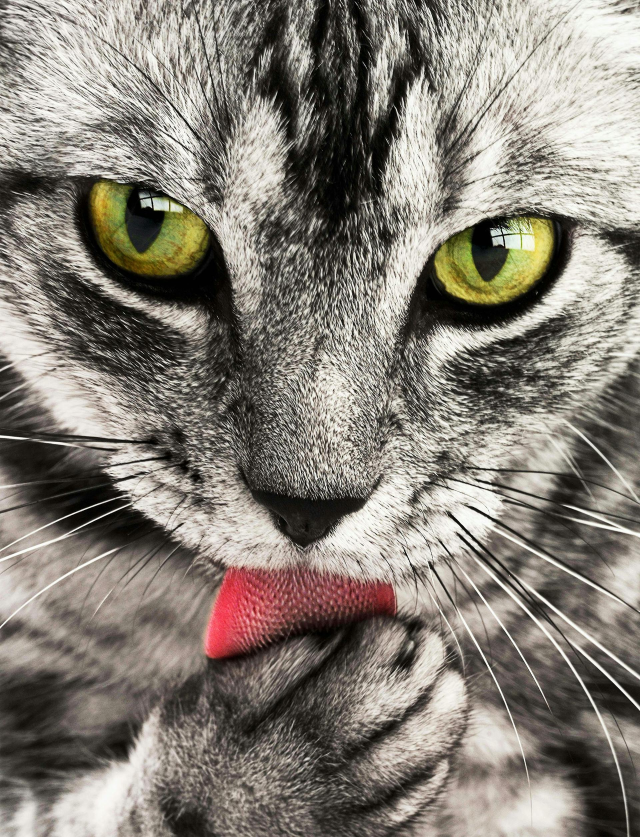
#> input picture Python_S4_Modulos/aula230_A337/original.jpg, 1920 x 2511 px (shown at 1/3 size)
$ python aula229_A337.py
#> lines starting #> are read from the running program, lines starting #| are printed output that depends on the picture
# Pillow: redimensionando imagens com Python
# Essa biblioteca é o Photoshop do Python 😂
from PIL import Image
from pathlib import Path

ROOT_FOLDER = Path(__file__).parent
ORIGINAL = ROOT_FOLDER / 'original.jpg'
NEW_IMAGE = ROOT_FOLDER / 'new.jpg'

pil_image = Image.open(ORIGINAL)
#> pil_image is the input picture: PIL image 1920x2511 RGB; mean R, G, B 133.5, 127.3, 118.5
width, height = pil_image.size
#> width = 1920; height = 2511
# exif = pil_image.info['exif']

# width     new_width
# height    new_height

new_width = 640
new_height = round(height * new_width / width)
#> new_height = 837
# print(width, height)
# print(new_width, new_height)

new_image = pil_image.resize(size=(new_width, new_height))
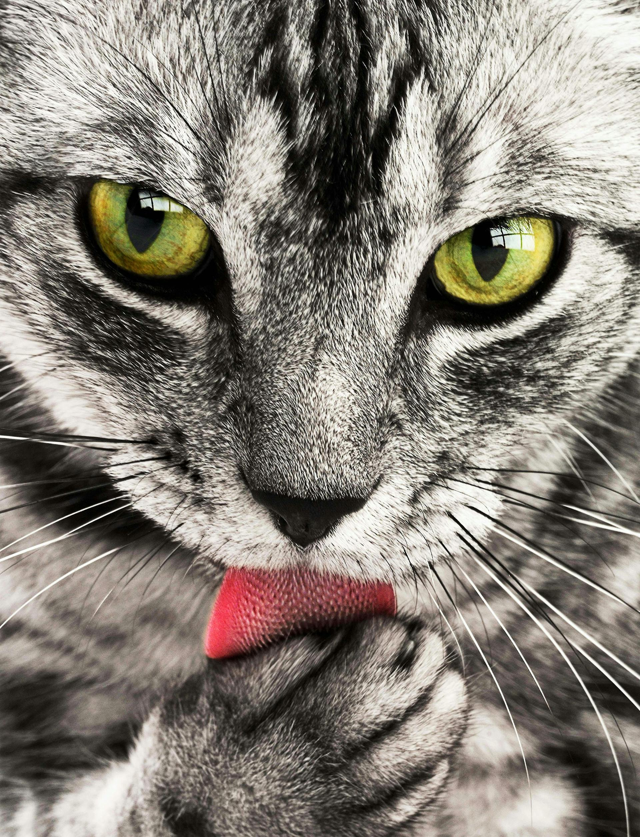
#> new_image: PIL image 640x837 RGB; mean R, G, B 133.5, 127.3, 118.5
new_image.save(
    NEW_IMAGE,
    optimize=True,
    quality=70,
    # exif=exif
)
